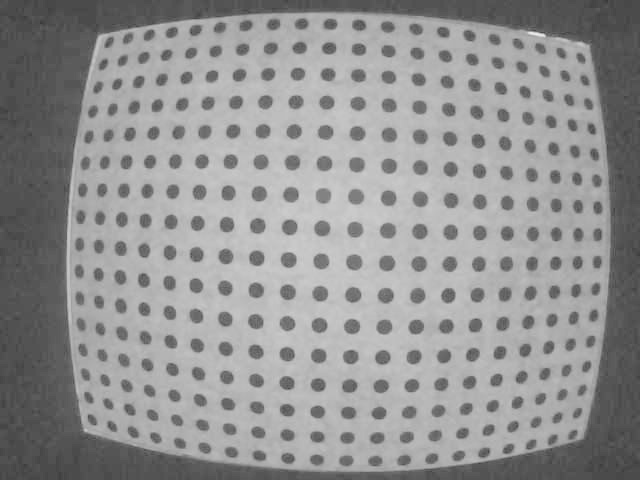
#> input picture calibration/images/dstrt.jpg, 640 x 480 px
$ python verify_points.py
#> lines starting #> are read from the running program, lines starting #| are printed output that depends on the picture; after the words box and inside, x2 and y2 are one past the last pixel; in counts of white or black regions, pixels touching at a corner belong together
### calibration/src/dstrtCrrct.py
#!/usr/bin/env python3
# -*- coding: utf-8 -*-

import numpy as np
from PIL import Image
from scipy.spatial.distance import cdist
from scipy.interpolate import griddata
from scipy.ndimage import convolve, uniform_filter, binary_closing, binary_opening, sobel, gaussian_filter, maximum_filter

class DistortionCorrection:
    """畸变图像的射线重定向校正"""

    def __init__(self, image_path, binary_path=None):
        self.image_path = image_path
        self.binary_path = binary_path or "../images/ideal_binary.jpg"
        self.original_image = None
        self.binary_image = None
        self.grid_points = []
        self.sorted_grid = None
        self.cells = []
        self.ideal_grid = []
        self.mapping_table = {}

    def load_and_preprocess(self):
        """1. 加载图像并预处理"""
        print("=== 1. 图像加载和预处理 ===")

        # 加载图像
        try:
            pil_image = Image.open(self.image_path)
#> pil_image is the input picture: PIL image 640x480 L; min 56, max 237, mean 146.2
            gray_image = pil_image.convert('L')
            self.original_image = np.array(gray_image)
        except Exception as e:
            raise ValueError(f"无法加载图像: {self.image_path}, 错误: {e}")

        height, width = self.original_image.shape
#> height = 480; width = 640
        print(f"图像尺寸: {width} x {height}")
#| 图像尺寸: 640 x 480

        # 简单的图像增强
        enhanced = self.simple_histogram_equalization(self.original_image)

        # 简单高斯滤波
        blurred = self.simple_gaussian_blur(enhanced)

        return blurred

    def load_ideal_binary(self):
        """2. 加载理想二值化图像"""
        print("=== 2. 加载理想二值化图像 ===")

        try:
            # 加载理想的二值化图像
            pil_image = Image.open(self.binary_path)
            gray_image = pil_image.convert('L')
            binary_image = np.array(gray_image)

            # 确保是真正的二值图像
            binary_image = (binary_image > 128).astype(np.uint8) * 255

            self.binary_image = binary_image
            print(f"成功加载理想二值化图像: {self.binary_path}")
            print(f"图像尺寸: {binary_image.shape[1]} x {binary_image.shape[0]}")

            return binary_image

        except Exception as e:
            print(f"加载理想二值化图像失败: {e}")
            return None

    def extract_grid_points(self, binary_image):
        """3. 质点化 - 从连通区域提取圆点中心"""
        print("=== 3. 质点化 - 从连通区域提取圆点中心 ===")

        # 使用连通区域分析提取真正的圆点中心
        corners = self.extract_circle_centers(binary_image)

        if corners is not None and len(corners) > 0:
            # 转换为列表格式
            self.grid_points = [(float(x), float(y)) for x, y in corners]
        else:
            self.grid_points = []

        print(f"检测到网格点数量: {len(self.grid_points)}")

        return self.grid_points

    # [196 lines left out: functions sort_grid_points, create_cells, generate_ideal_grid, create_mapping_table, bilinear_interpolation, point_in_quad and 2 more, not called in this run]

    def simple_histogram_equalization(self, image):
        """简单的直方图均衡化"""
        hist, bins = np.histogram(image.flatten(), 256, [0, 256])
#> hist = 256 values, max 11321 at index 83, min 0 at index 0, mean 1200; bins = 257 values from 0 to 256
        cdf = hist.cumsum()
#> cdf = 256 values from 0 to 307200
        cdf_normalized = cdf * 255 / cdf[-1]
#> cdf_normalized = 256 values from 0 to 255
        equalized = np.interp(image.flatten(), bins[:-1], cdf_normalized)
        return equalized.reshape(image.shape).astype(np.uint8)
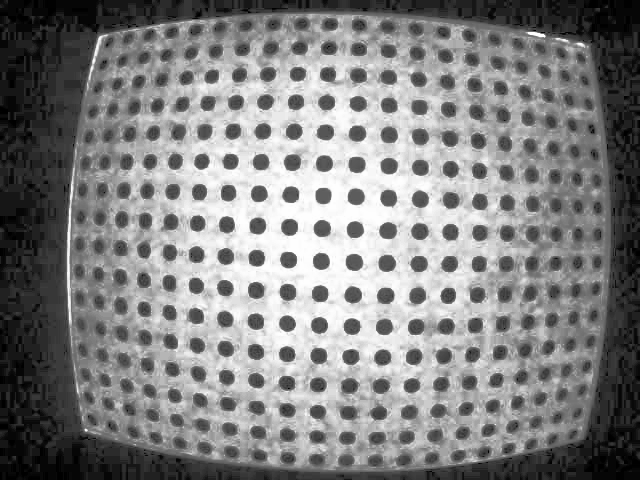
#> returned value: shape (480, 640); min 0, max 255, mean 129

    def simple_gaussian_blur(self, image, kernel_size=5):
        """简单的高斯模糊"""
#> called with kernel_size = 5
        # 创建简单的高斯核
        sigma = kernel_size / 6.0
        kernel = np.fromfunction(
            lambda x, y: (1/(2*np.pi*sigma**2)) * np.exp(-((x-kernel_size//2)**2 + (y-kernel_size//2)**2)/(2*sigma**2)),
            (kernel_size, kernel_size)
        )
        kernel = kernel / kernel.sum()

        # 应用卷积
        from scipy.ndimage import convolve
        return convolve(image, kernel).astype(np.uint8)
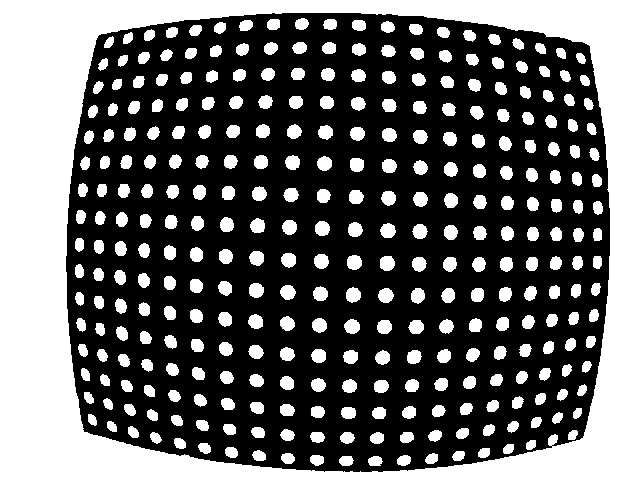
#> input picture calibration/images/ideal_binary.jpg, 640 x 480 px
#> in load_ideal_binary, pil_image is the input picture: PIL image 640x480 L; min 0, max 255, mean 100.2
#> in load_ideal_binary, `binary_image = (binary_image > 128).astype(np.uint8) * 255`: binary_image: shape (480, 640); 39.3% white; 320 white regions, largest, box (x1, y1, x2, y2) and area: (0, 0, 640, 480) 78086, (380, 256, 395, 271) 188, (347, 255, 362, 270) 185
#| 图像尺寸: 640 x 480

    # [186 lines left out: functions simple_adaptive_threshold, simple_morphology, simple_corner_detection, block_binarization, calculate_robust_threshold, calculate_standard_threshold and 2 more, not called in this run]

    def extract_circle_centers(self, binary_image):
        """从理想二值化图像提取圆点中心"""
        print("开始从连通区域提取圆点中心...")

        from scipy.ndimage import label, center_of_mass

        # 连通区域标记
        labeled_image, num_features = label(binary_image)
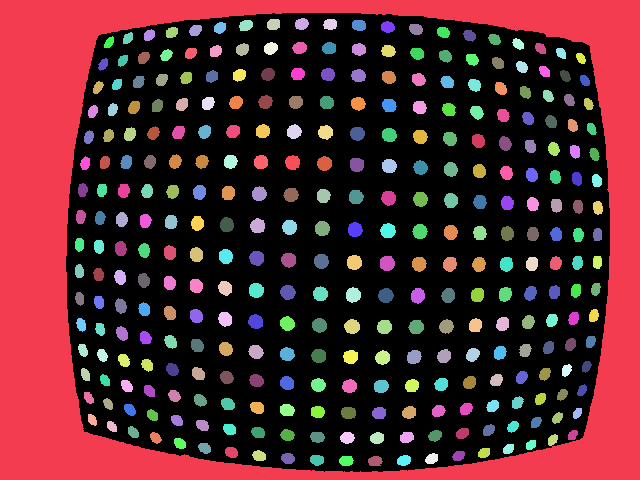
#> labeled_image: shape (480, 640) int32; 322 distinct labels, from 0 to 321; one colour per label, 0 black
#> num_features = 321
        print(f"检测到 {num_features} 个连通区域")
#| 检测到 321 个连通区域

        # 根据实际观察的圆点面积范围调整
        # 从输出看，正常圆点面积在77-188像素范围
        min_area = 50   # 最小50像素
        max_area = 250  # 最大250像素
        expected_area = (min_area + max_area) / 2  # 估算平均面积

        print(f"期望圆点面积: {expected_area:.0f} 像素")
        print(f"面积过滤范围: {min_area:.0f} - {max_area:.0f} 像素")

        # 提取符合条件的连通区域中心
        circle_centers = []
        filtered_count = 0

        for region_id in range(1, num_features + 1):
            # 计算当前区域的面积
            region_mask = (labeled_image == region_id)
            region_area = np.sum(region_mask)

            # 面积过滤
            if min_area <= region_area <= max_area:
                # 获取当前区域的质心
                center = center_of_mass(binary_image, labeled_image, region_id)

                if center is not None:
                    y, x = center  # center_of_mass返回(row, col)格式
                    circle_centers.append((x, y))
            else:
                filtered_count += 1
                print(f"过滤区域 {region_id}: 面积 {region_area} 超出范围")
#> this loop made 321 passes
#> (region_area, y, x) on passes 2 to 13: (131, 23.56, 301.3), (128, 23.95, 273.1), (128, 23.9, 329.8), (126, 25, 245.5), (134, 24.86, 358.6), (130, 26.6, 387.3), (113, 27.37, 219.6), (127, 28.8, 415.5), (115, 29.88, 195.1), (110, 32.03, 171.4), (117, 31.92, 443), (103, 34.76, 148.9)
#> (region_area, center) on pass 100: (115, (151.1, 574.6))
#| 过滤区域 1: 面积 77997 超出范围
#> pass 1, in extract_circle_centers, `region_mask = (labeled_image == region_id)`:
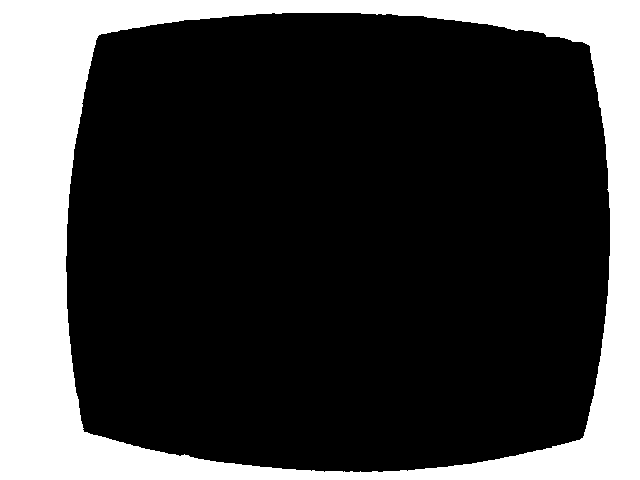
#> region_mask: shape (480, 640) bool; 25.4% white; 1 white region, box (x1, y1, x2, y2) and area: (0, 0, 640, 480) 77997
#> pass 2, in extract_circle_centers, `region_mask = (labeled_image == region_id)`:
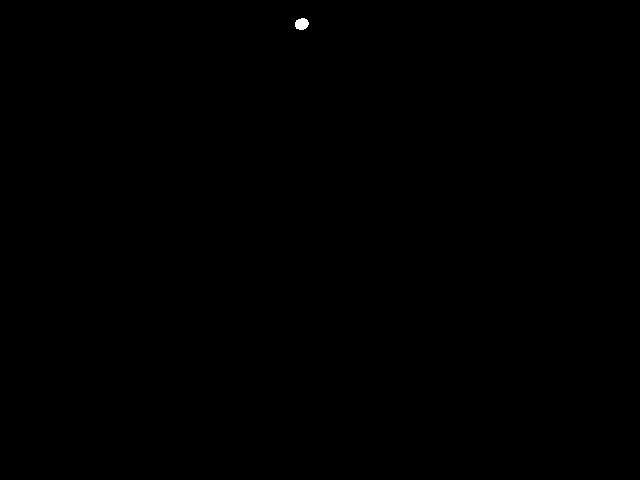
#> region_mask: shape (480, 640) bool; 0.04% white; 1 white region, box (x1, y1, x2, y2) and area: (295, 18, 309, 30) 131
#> after the loop, circle_centers = 320 pairs, first value 78.9 to 597.5, second value 23.56 to 460.7; filtered_count = 1

        print(f"过滤掉 {filtered_count} 个不符合面积要求的区域")
#| 过滤掉 1 个不符合面积要求的区域
        print(f"成功提取 {len(circle_centers)} 个圆点中心")
#| 成功提取 320 个圆点中心
        print(f"理论值应该是 16x20=320 个点")

        if len(circle_centers) == 320:
            print("✅ 点数完全匹配！")
        else:
            print(f"⚠️  点数不匹配！检测到{len(circle_centers)}个，期望320个")

        # 验证质心准确性
        self.verify_center_accuracy(circle_centers, labeled_image, binary_image)

        # 应用"假畸变校正"进行排序
        sorted_centers = self.fake_distortion_correction_sort(circle_centers)

        return sorted_centers

    def verify_center_accuracy(self, centers, labeled_image, binary_image):
        """验证质心是否准确对应圆点中心"""
        print("\n=== 质心准确性验证 ===")

        # 分析质心分布
        if len(centers) == 0:
            print("❌ 没有检测到质心")
            return

        centers_array = np.array(centers)
#> centers_array has the same summary as circle_centers in extract_circle_centers
        x_coords = centers_array[:, 0]
#> x_coords = 320 values, max 597.5 at index 139, min 78.9 at index 180, mean 338
        y_coords = centers_array[:, 1]
#> y_coords = 320 values, max 460.7 at index 319, min 23.56 at index 0, mean 241.9

        print(f"X坐标范围: {x_coords.min():.1f} - {x_coords.max():.1f}")
#| X坐标范围: 78.9 - 597.5
        print(f"Y坐标范围: {y_coords.min():.1f} - {y_coords.max():.1f}")
#| Y坐标范围: 23.6 - 460.7
        print(f"X坐标中位数: {np.median(x_coords):.1f}")
#| X坐标中位数: 337.8
        print(f"Y坐标中位数: {np.median(y_coords):.1f}")
#| Y坐标中位数: 239.3

        # 检查几个采样点的质心精度
        print("\n采样质心验证（前10个点）:")
        for i in range(min(10, len(centers))):
            x, y = centers[i]
            print(f"  点{i+1}: ({x:.2f}, {y:.2f})")

            # 检查该点周围的像素分布
            self.analyze_center_region(x, y, binary_image, radius=5)
#> this loop made 10 passes
#> (x1 in analyze_center_region, x2 in analyze_center_region, y1 in analyze_center_region, y2 in analyze_center_region, white_pixels in analyze_center_region, white_ratio in analyze_center_region) on passes 1 to 10: (296, 307, 19, 30, 112, 0.926), (268, 279, 19, 30, 114, 0.942), (325, 336, 19, 30, 112, 0.926), (241, 252, 20, 31, 109, 0.901), (354, 365, 20, 31, 114, 0.942), (382, 393, 22, 33, 110, 0.909), (215, 226, 22, 33, 104, 0.86), (411, 422, 24, 35, 111, 0.917), (190, 201, 25, 36, 107, 0.884), (166, 177, 27, 38, 104, 0.86)
#> (printed output is left out)

    def analyze_center_region(self, center_x, center_y, binary_image, radius=5):
        """分析质心周围区域的像素分布"""
        height, width = binary_image.shape

        # 获取周围区域
        x = int(round(center_x))
        y = int(round(center_y))

        # 边界检查
        x1 = max(0, x - radius)
        x2 = min(width, x + radius + 1)
        y1 = max(0, y - radius)
        y2 = min(height, y + radius + 1)

        region = binary_image[y1:y2, x1:x2]

        # 分析区域
        white_pixels = np.sum(region > 128)
        total_pixels = region.size
        white_ratio = white_pixels / total_pixels if total_pixels > 0 else 0

        # 简单的对称性检查
        center_pixel = binary_image[y, x] if 0 <= x < width and 0 <= y < height else 0

        status = "✅" if white_ratio > 0.5 and center_pixel > 128 else "⚠️"
        print(f"    {status} 中心像素值: {center_pixel}, 周围白像素比: {white_ratio:.2f}")

        return white_ratio > 0.5

    def fake_distortion_correction_sort(self, centers):
        """假畸变校正排序算法"""
        print("\n=== 假畸变校正排序 ===")

        if len(centers) != 320:
            print(f"❌ 点数不是320个，无法进行16x20排序")
            return centers

        # 1. 计算质点群中心
        centers_array = np.array(centers)
#> centers_array has the same summary as circle_centers in extract_circle_centers
        center_x = np.mean(centers_array[:, 0])
#> center_x = 338
        center_y = np.mean(centers_array[:, 1])
#> center_y = 241.9
        print(f"质点群中心: ({center_x:.2f}, {center_y:.2f})")
#| 质点群中心: (338.00, 241.90)

        # 2. 计算每个点到中心的射线向量和距离
        flattened_points = []
        for x, y in centers:
            # 计算到中心的向量
            dx = x - center_x
            dy = y - center_y
            distance = np.sqrt(dx*dx + dy*dy)

            # 径向补偿：距离越远，延长越多
            # 这里使用简单的线性补偿，实际可能需要调整
            compensation_factor = 1.0 + distance * 0.001  # 补偿系数

            # 计算拉平后的坐标
            flat_x = center_x + dx * compensation_factor
            flat_y = center_y + dy * compensation_factor

            flattened_points.append((flat_x, flat_y, x, y))  # (拉平x, 拉平y, 原x, 原y)
#> this loop made 320 passes
#> (x, y) on passes 25 to 27: (387.9, 50.56), (190.4, 52.79), (416.8, 53.12)

        print("径向补偿拉平完成")

        # 3. 在拉平后的坐标上按Y坐标排序
        flattened_points.sort(key=lambda p: p[1])  # 按拉平后的Y坐标排序

        # 4. 每20个点分为一行，共16行
        sorted_grid = []
        for row in range(16):
            start_idx = row * 20
            end_idx = start_idx + 20
            row_points = flattened_points[start_idx:end_idx]

            # 每行内部按拉平后的X坐标排序
            row_points.sort(key=lambda p: p[0])

            # 提取原始坐标
            row_original = [(p[2], p[3]) for p in row_points]
            sorted_grid.append(row_original)

        print(f"✅ 成功排序为16行x20列网格")

        # 验证排序结果
        total_points = sum(len(row) for row in sorted_grid)
        print(f"排序后总点数: {total_points}")
#| 排序后总点数: 320

        # 将16x20的格式转换回普通列表，保持原有接口兼容
        sorted_centers = []
        for row in sorted_grid:
            sorted_centers.extend(row)
#> this loop made 16 passes

        # 保存排序好的网格结构供后续使用
        self.sorted_grid_16x20 = sorted_grid

        return sorted_centers

    # [104 lines left out: functions apply_correction, run_complete_correction, test_real_distortion_correction, not called in this run]

# [2 lines that do not run on import are left out]

### calibration/tools/verify_points.py
#!/usr/bin/env python3
# -*- coding: utf-8 -*-

import numpy as np
from PIL import Image, ImageDraw
import sys
import os
sys.path.append(os.path.join(os.path.dirname(__file__), '..', 'src'))
from dstrtCrrct import DistortionCorrection

def verify_320_points():
    """验证320个点的提取和排序"""
    print("=== 验证320个质心点 ===")

    # 创建校正器并提取点
    corrector = DistortionCorrection("../images/dstrt.jpg")

    # 加载原图和二值化图像
    enhanced = corrector.load_and_preprocess()
    binary = corrector.load_ideal_binary()

    # 提取320个质心（包含假畸变校正排序）
    centers = corrector.extract_grid_points(binary)
#| 检测到网格点数量: 320

    if len(centers) != 320:
        print(f"❌ 点数不对: {len(centers)}")
        return

    print(f"✅ 成功提取320个点")

    # 加载原图
    original_pil = Image.open("../images/dstrt.jpg").convert('RGB')
    draw = ImageDraw.Draw(original_pil)

    # 在原图上标记320个点
    for i, (x, y) in enumerate(centers):
        # 用小圆圈标记每个点
        radius = 2
        draw.ellipse([x-radius, y-radius, x+radius, y+radius],
                    fill='red', outline='red')

        # 每50个点用不同颜色
        if i % 50 == 0:
            draw.ellipse([x-3, y-3, x+3, y+3],
                        fill='yellow', outline='yellow')
#> this loop made 320 passes
#> (x, y) on passes 1 to 3: (108.8, 42.1), (127.5, 37.8), (148.9, 34.76)

    # 保存标记后的图像
    original_pil.save('../images/points_marked.jpg')
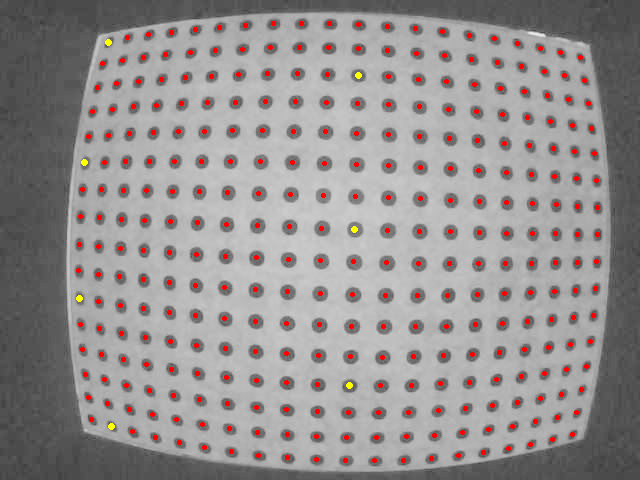
#> saved as points_marked.jpg: PIL image 640x480 RGB; mean R, G, B 149.6, 144.1, 143.9
    print("✅ 320个点已标记到原图，保存为 points_marked.jpg")

    # 建立x,y,u,v数组
    create_mapping_arrays(corrector)

def create_mapping_arrays(corrector):
    """建立x,y,u,v映照数组"""
    print("\n=== 建立x,y,u,v映照数组 ===")

    if not hasattr(corrector, 'sorted_grid_16x20'):
        print("❌ 没有找到16x20排序结果")
        return

    # 提取畸变坐标 (x,y) 和假校正坐标 (u,v)
    x_distorted = []
    y_distorted = []
    u_corrected = []
    v_corrected = []

    # 生成理想的16x20网格作为u,v
    ideal_spacing_x = 30  # 理想网格X间距
    ideal_spacing_y = 25  # 理想网格Y间距
    start_x = 50
    start_y = 50

    for row in range(16):
        for col in range(20):
            # 从排序好的网格中获取畸变坐标
            distorted_point = corrector.sorted_grid_16x20[row][col]
            x_distorted.append(distorted_point[0])
            y_distorted.append(distorted_point[1])

            # 计算理想网格坐标
            ideal_u = start_x + col * ideal_spacing_x
            ideal_v = start_y + row * ideal_spacing_y
            u_corrected.append(ideal_u)
            v_corrected.append(ideal_v)

    # 转换为numpy数组
    x_array = np.array(x_distorted)
    y_array = np.array(y_distorted)
    u_array = np.array(u_corrected)
    v_array = np.array(v_corrected)

    print(f"✅ 建立映照数组完成:")
    print(f"   x范围: {x_array.min():.1f} - {x_array.max():.1f}")
#|    x范围: 78.9 - 597.5
    print(f"   y范围: {y_array.min():.1f} - {y_array.max():.1f}")
#|    y范围: 23.6 - 460.7
    print(f"   u范围: {u_array.min():.1f} - {u_array.max():.1f}")
#|    u范围: 50.0 - 620.0
    print(f"   v范围: {v_array.min():.1f} - {v_array.max():.1f}")
#|    v范围: 50.0 - 425.0

    # 保存映照数组
    np.savez('../data/mapping_arrays.npz',
             x=x_array, y=y_array, u=u_array, v=v_array)
    print("✅ 映照数组已保存为 mapping_arrays.npz")

    # 可视化理想网格
    visualize_ideal_grid(u_array, v_array)

    return x_array, y_array, u_array, v_array

def visualize_ideal_grid(u_array, v_array):
    """可视化理想网格"""
    print("\n=== 可视化理想网格 ===")

    # 创建理想网格图像
    max_u = int(u_array.max()) + 50
    max_v = int(v_array.max()) + 50

    ideal_image = Image.new('RGB', (max_u, max_v), 'white')
#> ideal_image: PIL image 670x475 RGB; every value is 255
    draw = ImageDraw.Draw(ideal_image)

    # 绘制320个理想网格点
    for u, v in zip(u_array, v_array):
        radius = 3
        draw.ellipse([u-radius, v-radius, u+radius, v+radius],
                    fill='blue', outline='blue')
#> this loop made 320 passes
#> (u, v) on passes 1 to 3: (50, 50), (80, 50), (110, 50)

    # 保存理想网格图像
    ideal_image.save('../images/ideal_grid.jpg')
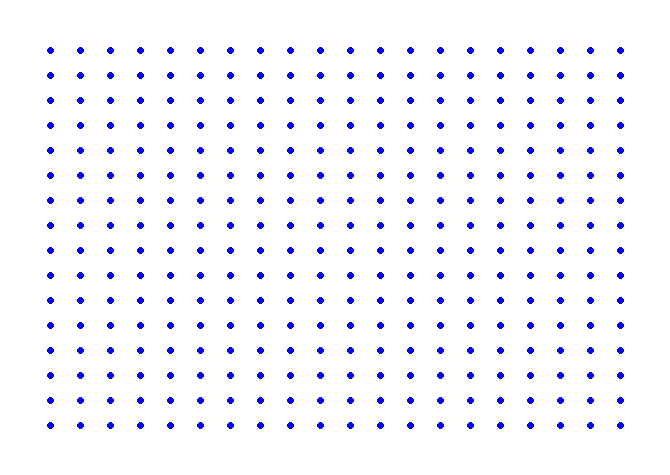
#> saved as ideal_grid.jpg: PIL image 670x475 RGB; mean R, G, B 245.5, 245.5, 255
    print("✅ 理想网格已保存为 ideal_grid.jpg")

if __name__ == "__main__":
    verify_320_points()
